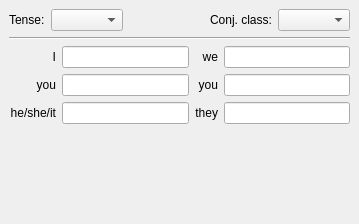
<ui version="4.0" >
 <class>EditDetailVerb</class>
 <widget class="QWidget" name="EditDetailVerb" >
  <property name="geometry" >
   <rect>
    <x>0</x>
    <y>0</y>
    <width>359</width>
    <height>224</height>
   </rect>
  </property>
  <property name="windowTitle" >
   <string>Form</string>
  </property>
  <layout class="QGridLayout" >
   <property name="margin" >
    <number>9</number>
   </property>
   <property name="spacing" >
    <number>6</number>
   </property>
   <item row="3" column="0" colspan="3" >
    <widget class="QWidget" native="1" name="wExt" />
   </item>
   <item row="4" column="0" colspan="3" >
    <spacer>
     <property name="orientation" >
      <enum>Qt::Vertical</enum>
     </property>
     <property name="sizeHint" >
      <size>
       <width>341</width>
       <height>31</height>
      </size>
     </property>
    </spacer>
   </item>
   <item row="0" column="0" >
    <widget class="QWidget" native="1" name="wTenses" >
     <layout class="QHBoxLayout" >
      <property name="margin" >
       <number>0</number>
      </property>
      <property name="spacing" >
       <number>6</number>
      </property>
      <item>
       <widget class="QLabel" name="label" >
        <property name="text" >
         <string>Tense:</string>
        </property>
       </widget>
      </item>
      <item>
       <widget class="QComboBox" name="cboxTense" />
      </item>
     </layout>
    </widget>
   </item>
   <item row="0" column="1" >
    <spacer>
     <property name="orientation" >
      <enum>Qt::Horizontal</enum>
     </property>
     <property name="sizeHint" >
      <size>
       <width>71</width>
       <height>20</height>
      </size>
     </property>
    </spacer>
   </item>
   <item row="0" column="2" >
    <widget class="QWidget" native="1" name="wConjClasses" >
     <layout class="QHBoxLayout" >
      <property name="margin" >
       <number>0</number>
      </property>
      <property name="spacing" >
       <number>6</number>
      </property>
      <item>
       <widget class="QLabel" name="label_2" >
        <property name="text" >
         <string>Conj. class:</string>
        </property>
       </widget>
      </item>
      <item>
       <widget class="QComboBox" name="cboxConjClass" />
      </item>
     </layout>
    </widget>
   </item>
   <item row="2" column="0" colspan="3" >
    <widget class="QWidget" native="1" name="wConjugations" >
     <layout class="QGridLayout" >
      <property name="margin" >
       <number>0</number>
      </property>
      <property name="spacing" >
       <number>6</number>
      </property>
      <item row="1" column="1" >
       <widget class="QLineEdit" name="leSg2" />
      </item>
      <item row="2" column="3" >
       <widget class="QLineEdit" name="lePl3" />
      </item>
      <item row="2" column="0" >
       <widget class="QLabel" name="lbPpSg3" >
        <property name="text" >
         <string>he/she/it</string>
        </property>
        <property name="alignment" >
         <set>Qt::AlignRight|Qt::AlignTrailing|Qt::AlignVCenter</set>
        </property>
       </widget>
      </item>
      <item row="0" column="0" >
       <widget class="QLabel" name="lbPpSg1" >
        <property name="text" >
         <string>I</string>
        </property>
        <property name="alignment" >
         <set>Qt::AlignRight|Qt::AlignTrailing|Qt::AlignVCenter</set>
        </property>
       </widget>
      </item>
      <item row="1" column="3" >
       <widget class="QLineEdit" name="lePl2" />
      </item>
      <item row="2" column="2" >
       <widget class="QLabel" name="lbPpPl3" >
        <property name="text" >
         <string>they</string>
        </property>
        <property name="alignment" >
         <set>Qt::AlignRight|Qt::AlignTrailing|Qt::AlignVCenter</set>
        </property>
       </widget>
      </item>
      <item row="0" column="2" >
       <widget class="QLabel" name="lbPpPl1" >
        <property name="text" >
         <string>we</string>
        </property>
        <property name="alignment" >
         <set>Qt::AlignRight|Qt::AlignTrailing|Qt::AlignVCenter</set>
        </property>
       </widget>
      </item>
      <item row="0" column="3" >
       <widget class="QLineEdit" name="lePl1" />
      </item>
      <item row="1" column="2" >
       <widget class="QLabel" name="lbPpPl2" >
        <property name="text" >
         <string>you</string>
        </property>
        <property name="alignment" >
         <set>Qt::AlignRight|Qt::AlignTrailing|Qt::AlignVCenter</set>
        </property>
       </widget>
      </item>
      <item row="0" column="1" >
       <widget class="QLineEdit" name="leSg1" />
      </item>
      <item row="2" column="1" >
       <widget class="QLineEdit" name="leSg3" />
      </item>
      <item row="1" column="0" >
       <widget class="QLabel" name="lbPpSg2" >
        <property name="text" >
         <string>you</string>
        </property>
        <property name="alignment" >
         <set>Qt::AlignRight|Qt::AlignTrailing|Qt::AlignVCenter</set>
        </property>
       </widget>
      </item>
     </layout>
    </widget>
   </item>
   <item row="1" column="0" colspan="3" >
    <widget class="Line" name="line" >
     <property name="orientation" >
      <enum>Qt::Horizontal</enum>
     </property>
    </widget>
   </item>
  </layout>
 </widget>
 <resources/>
 <connections/>
</ui>
